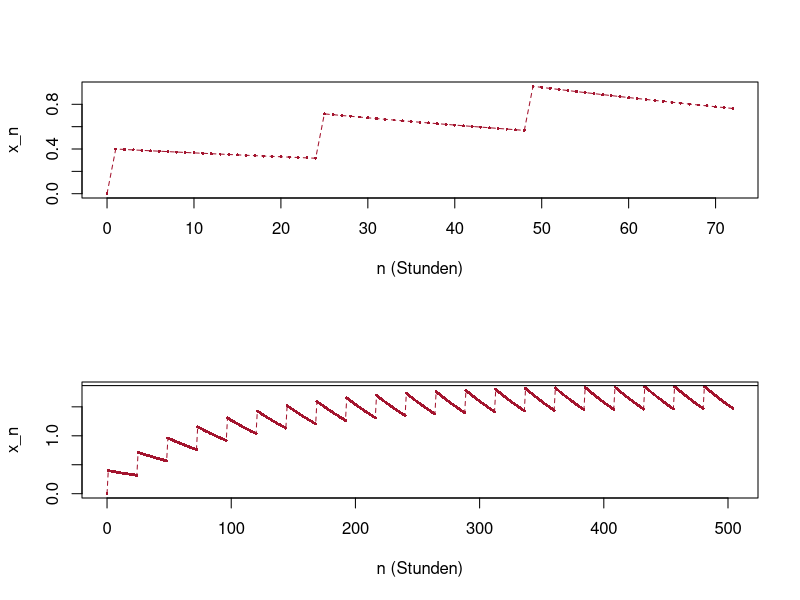

Source code (R):
# Abb. 1.16: Medikamentenspiegel mit täglicher Dosis (Buch, Abschnitt 1.2, Gl. 1.23)
# x_{n+1} = a x_n + b_n, b_n = d falls n durch 24 teilbar, sonst 0;  a = 0.99, d = 0.4, x_0 = 0, n in Stunden
# (c) 2026 Philipp Kügler · Programm zum Buch „Dynamische Systeme in den Lebenswissenschaften“ · MIT-Lizenz (siehe LICENSE)
a <- 0.99; d <- 0.4; x0 <- 0
N <- 504                                 # 21 Tage
x <- numeric(N + 1)
x[1] <- x0                               # x[1] ist x_0
for (k in 1:N) {
  n <- k - 1                             # Zeitschritt n
  b <- if (n %% 24 == 0) d else 0        # alle 24 Stunden eine Dosis
  x[k + 1] <- a * x[k] + b
}

xmax <- d / (1 - a^24)                   # Grenzwert der Spitzenwerte
cat(sprintf("x_max = %.4f\n", xmax))
cat(sprintf("Spitzenwert nach 20 Tagen: x_481 = %.4f\n", x[482]))

rot <- rgb(0.64, 0.08, 0.18)
par(mfrow = c(2, 1))
for (ende in c(73, N + 1)) {
  plot(0:(ende - 1), x[1:ende], type = "o", lty = 2, pch = 16, cex = 0.4, col = rot, xlab = "n (Stunden)", ylab = "x_n")
  abline(h = xmax)
}
